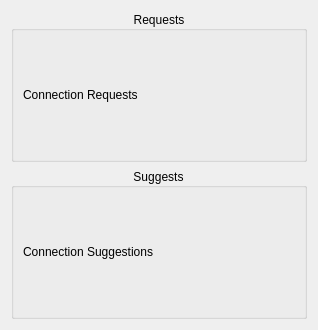
<?xml version="1.0" encoding="UTF-8"?>
<ui version="4.0">
 <class>NetworkPerson</class>
 <widget class="QWidget" name="NetworkPerson">
  <property name="geometry">
   <rect>
    <x>0</x>
    <y>0</y>
    <width>318</width>
    <height>330</height>
   </rect>
  </property>
  <property name="windowTitle">
   <string>Form</string>
  </property>
  <layout class="QVBoxLayout" name="verticalLayout">
   <item>
    <widget class="QGroupBox" name="requestGroup">
     <property name="title">
      <string>Requests</string>
     </property>
     <property name="alignment">
      <set>Qt::AlignCenter</set>
     </property>
     <layout class="QVBoxLayout" name="verticalLayout_2">
      <item>
       <widget class="QLabel" name="connectionRequestsLabel">
        <property name="text">
         <string>Connection Requests</string>
        </property>
       </widget>
      </item>
     </layout>
    </widget>
   </item>
   <item>
    <widget class="QGroupBox" name="suggestGroup">
     <property name="title">
      <string>Suggests</string>
     </property>
     <property name="alignment">
      <set>Qt::AlignCenter</set>
     </property>
     <layout class="QVBoxLayout" name="verticalLayout_3">
      <item>
       <widget class="QLabel" name="connectionSuggestionsLabel">
        <property name="text">
         <string>Connection Suggestions</string>
        </property>
       </widget>
      </item>
     </layout>
    </widget>
   </item>
  </layout>
 </widget>
 <resources/>
 <connections/>
</ui>
